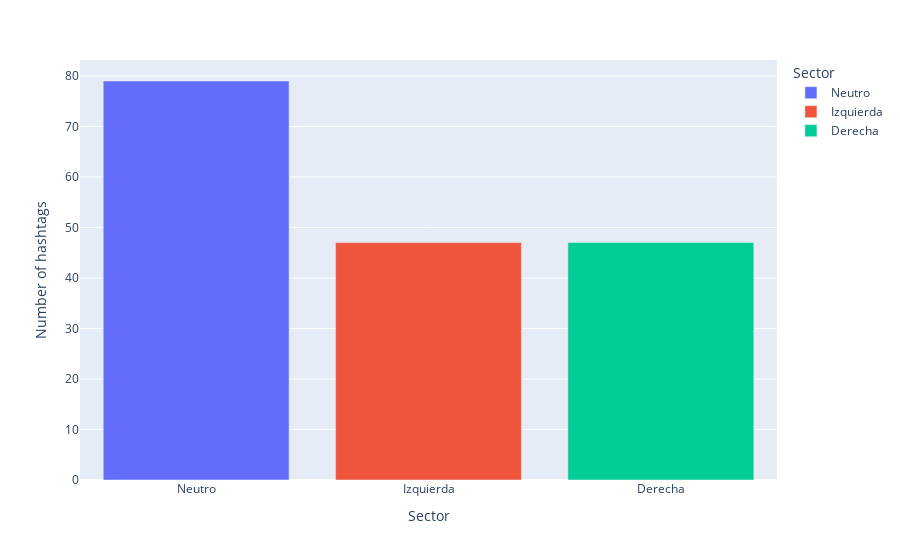

Notebook cell for this chart:
### Code cell
fig = px.bar(df_hashtags_count, x='Sector', y='Number of hashtags', color = 'Sector', category_orders = {'Sector': ['Neutro', 'Izquierda', 'Derecha']})
fig.show()

### Figure 1 — Plotly figure (JSON) as saved in the notebook; plotly's stock layout.template omitted (floating-point values rounded to 4 significant figures)
{"data": [{"alignmentgroup": "True", "hovertemplate": "Sector=%{x}<br>Number of hashtags=%{y}<extra></extra>", "legendgroup": "Neutro", "marker": {"color": "#636efa", "pattern": {"shape": ""}}, "name": "Neutro", "offsetgroup": "Neutro", "orientation": "v", "showlegend": true, "textposition": "auto", "type": "bar", "x": ["Neutro"], "xaxis": "x", "y": [79], "yaxis": "y"}, {"alignmentgroup": "True", "hovertemplate": "Sector=%{x}<br>Number of hashtags=%{y}<extra></extra>", "legendgroup": "Izquierda", "marker": {"color": "#EF553B", "pattern": {"shape": ""}}, "name": "Izquierda", "offsetgroup": "Izquierda", "orientation": "v", "showlegend": true, "textposition": "auto", "type": "bar", "x": ["Izquierda"], "xaxis": "x", "y": [47], "yaxis": "y"}, {"alignmentgroup": "True", "hovertemplate": "Sector=%{x}<br>Number of hashtags=%{y}<extra></extra>", "legendgroup": "Derecha", "marker": {"color": "#00cc96", "pattern": {"shape": ""}}, "name": "Derecha", "offsetgroup": "Derecha", "orientation": "v", "showlegend": true, "textposition": "auto", "type": "bar", "x": ["Derecha"], "xaxis": "x", "y": [47], "yaxis": "y"}], "layout": {"autosize": true, "barmode": "relative", "legend": {"title": {"text": "Sector"}, "tracegroupgap": 0}, "margin": {"t": 60}, "xaxis": {"anchor": "y", "autorange": true, "categoryarray": ["Neutro", "Izquierda", "Derecha"], "categoryorder": "array", "domain": [0, 1], "range": [-0.5, 2.5], "title": {"text": "Sector"}, "type": "category"}, "yaxis": {"anchor": "x", "autorange": true, "domain": [0, 1], "range": [0, 83.16], "title": {"text": "Number of hashtags"}, "type": "linear"}}}
